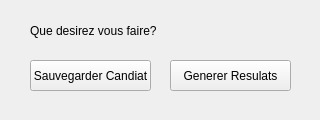
<?xml version="1.0" encoding="UTF-8"?>
<ui version="4.0">
 <class>Form</class>
 <widget class="QWidget" name="Form">
  <property name="geometry">
   <rect>
    <x>0</x>
    <y>0</y>
    <width>320</width>
    <height>120</height>
   </rect>
  </property>
  <property name="minimumSize">
   <size>
    <width>320</width>
    <height>120</height>
   </size>
  </property>
  <property name="maximumSize">
   <size>
    <width>320</width>
    <height>120</height>
   </size>
  </property>
  <property name="windowTitle">
   <string>Alerte</string>
  </property>
  <widget class="QPushButton" name="save">
   <property name="geometry">
    <rect>
     <x>30</x>
     <y>60</y>
     <width>121</width>
     <height>31</height>
    </rect>
   </property>
   <property name="cursor">
    <cursorShape>PointingHandCursor</cursorShape>
   </property>
   <property name="text">
    <string>Sauvegarder Candiat</string>
   </property>
  </widget>
  <widget class="QPushButton" name="genereate">
   <property name="geometry">
    <rect>
     <x>170</x>
     <y>60</y>
     <width>121</width>
     <height>31</height>
    </rect>
   </property>
   <property name="cursor">
    <cursorShape>PointingHandCursor</cursorShape>
   </property>
   <property name="text">
    <string>Generer Resulats</string>
   </property>
  </widget>
  <widget class="QLabel" name="label">
   <property name="geometry">
    <rect>
     <x>30</x>
     <y>10</y>
     <width>131</width>
     <height>41</height>
    </rect>
   </property>
   <property name="text">
    <string>Que desirez vous faire?</string>
   </property>
  </widget>
 </widget>
 <resources/>
 <connections/>
</ui>
